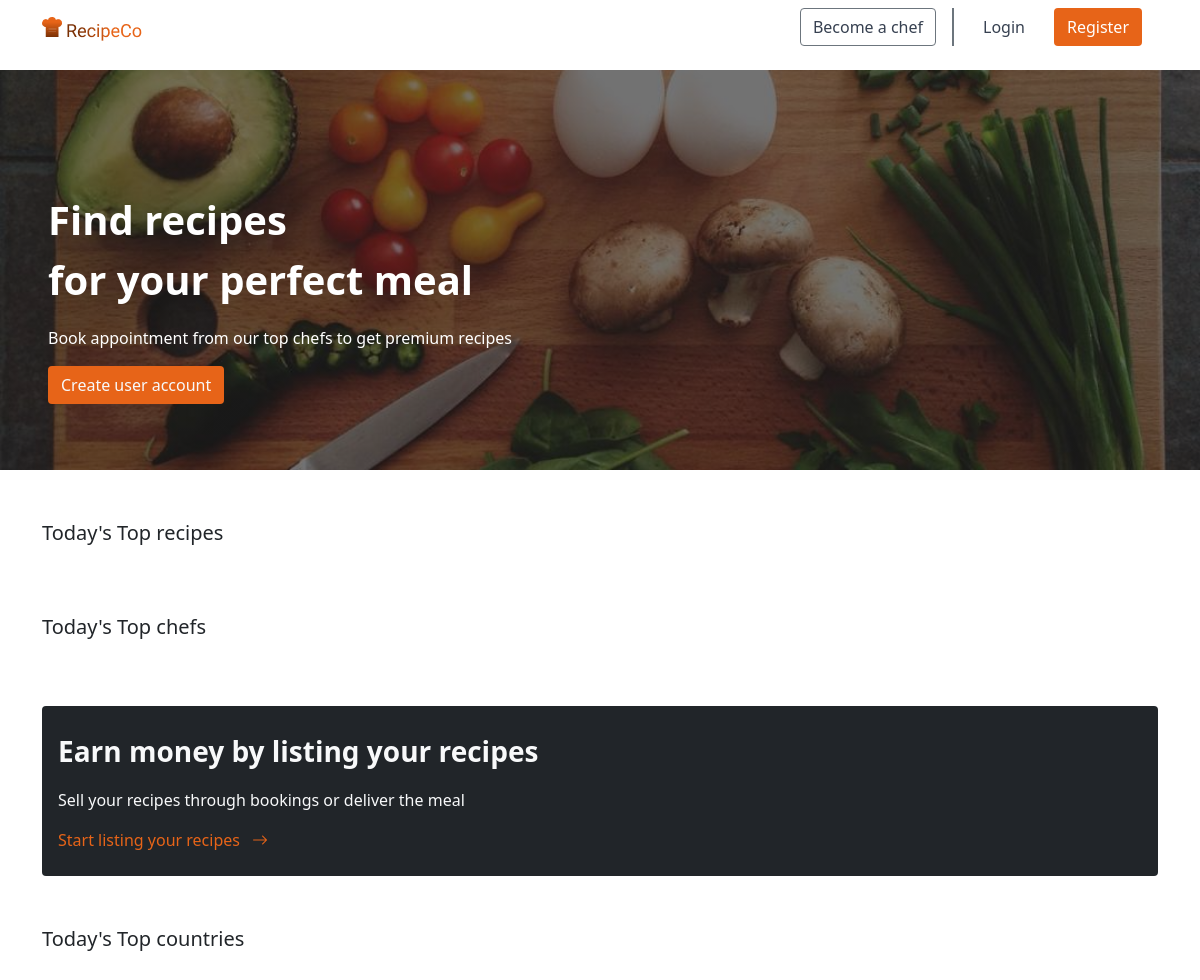
The app's page /, older data.
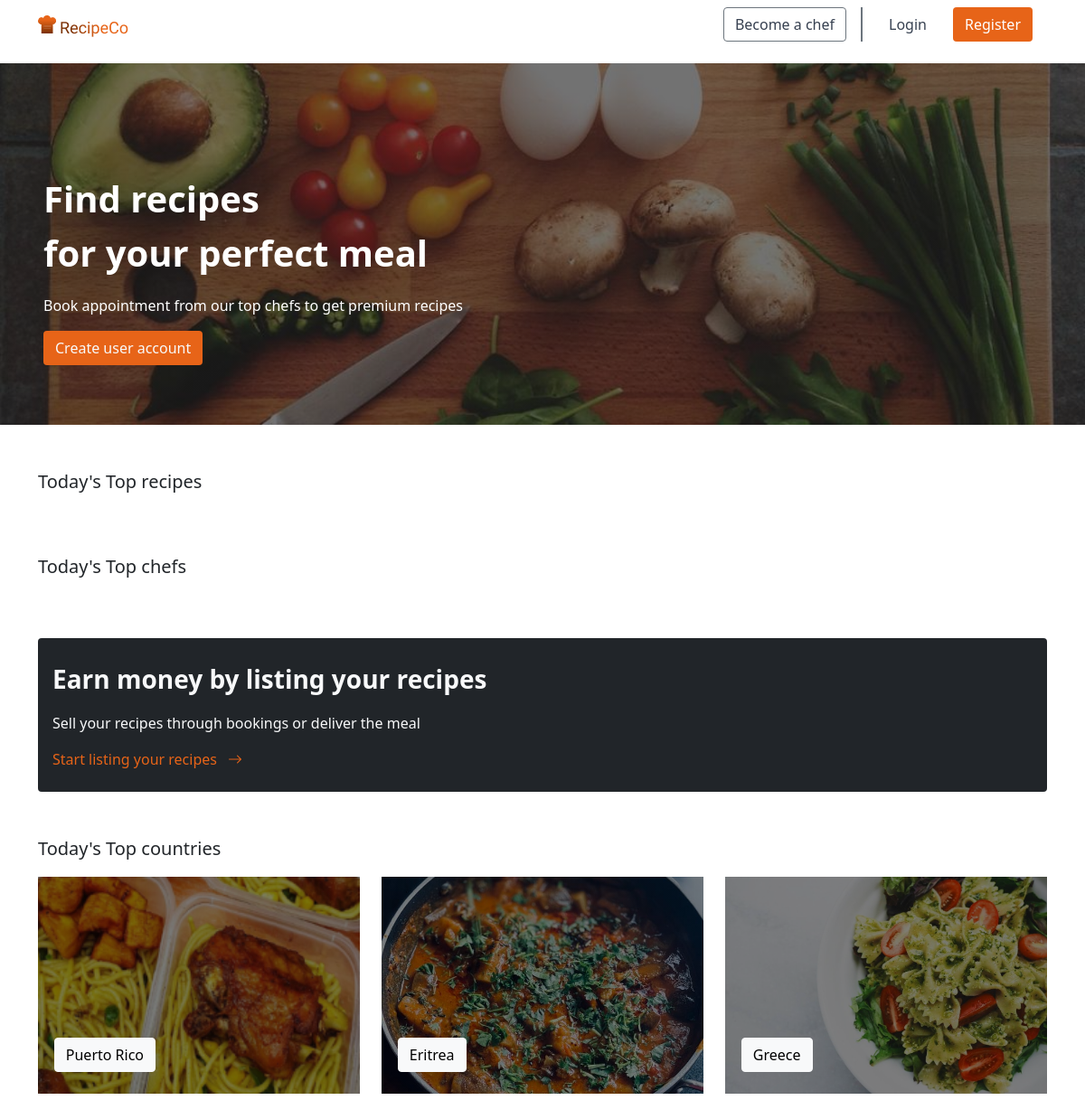
The same page, newer data.
### chef_management_app/models.py (models this page shows)
class Country(models.Model):
    id = models.AutoField(primary_key=True)
    name = models.CharField(max_length=255)
    image = models.CharField(max_length=255)
    continent_id = models.ForeignKey(Continent, on_delete=models.CASCADE)
    objects = models.Manager()

### chef_management_app/views/homeView.py (the view, shortened to what this page needs)
# urls.py: path('', homeView.HomePage, name="home"),
def HomePage(request):
    recipes = Recipe.objects.all().order_by("?")[:4]
    chefusers = ChefUser.objects.all().order_by("?")[:4]
    countries = Country.objects.all().order_by("?")[:3]
    recipes_ratings = []
    return render(
        request,
        "home/welcome.html",
        {"recipes": recipes_ratings, "countries": countries, "chefusers": chefusers},
    )

### chef_management_app/templates/home/welcome.html (shortened to what this page needs)
{% extends 'home/layout.html' %}
{% block main_content %}
    {% include "./landing_page_navbar.html" %}
    <div class="my-3 mb-5">
        <div class="hero-image">
            <div class="hero-text px-5">
                <p class="fs-1 fw-bold">Find recipes <br>for your perfect meal</p>
                <p>Book appointment from our top chefs to get premium recipes</p>
                <a href="{% url 'user_register' %}" class="auth-btn text-light">Create user account</a>
            </div>
        </div>
    </div>
    <div class="container mb-5">
        <p class="fs-5">Today's Top recipes</p>
    </div>
     <div class="container mb-5">
        <p class="fs-5">Today's Top chefs</p>
    </div>
     <div class="container mb-5">
        <div class="bg-dark px-3 py-4 rounded text-light">
            <p class="fs-3 fw-bold">Earn money by listing your recipes</p>
            <p>Sell your recipes through bookings or deliver the meal</p>
            <a  href="{% url 'chef_register' %}" class="auth-link">
                Start listing your recipes
                <i class="ms-2 bi bi-arrow-right"></i>
            </a>
        </div>
    </div>
    <div class="container mb-5">
        <p class="fs-5">Today's Top countries</p>
        <div class="row">
            {% for country in countries %}
                <div class="col-md-4">
                    <a href="{% url 'login' %}" class="text-decoration-none">
                        <div  style=" background-image: linear-gradient(rgba(0, 0, 0, 0.5), rgba(0, 0, 0, 0.5)), url('../media/{{ country.image }}') ; height: 240px; background-position: center; background-repeat: no-repeat; background-size: cover;  position: relative;">
                            <bottom href="" class="btn btn-light subhero-btn">
                                {{ country.name }}
                            </bottom>
                        </div>
                    </a>
                </div>
            {% endfor %}
        </div>
    </div>
{% endblock main_content %}

### chef_management_app/templates/home/layout.html (shortened to what this page needs)
{% load static %}
<!DOCTYPE html>
<html lang="en">
    <head>
        <link rel="stylesheet" href="https://cdnjs.cloudflare.com/ajax/libs/font-awesome/4.7.0/css/font-awesome.min.css">
        <link href="https://cdn.jsdelivr.net/npm/bootstrap@5.0.2/dist/css/bootstrap.min.css" rel="stylesheet">
        <link rel="stylesheet" href="https://cdn.jsdelivr.net/npm/bootstrap-icons@1.5.0/font/bootstrap-icons.css">
        <link rel="stylesheet" href="{% static "dist/css/site.css" %}">
    </head>
    <body>
            <main role="main">
                {% block main_content %}{% endblock main_content %}
            </main>
    </body>
</html>

### chef_management_app/templates/home/landing_page_navbar.html (shortened to what this page needs)
<div class="container">
    <div class="desktop">
        <div class="d-flex py-2 align-items-end justify-content-between">
            <div>
                <a href="/">
                    <img src="../../static/dist/img/Logo/Logo.png" alt="RecipeCo logo">
                </a>
            </div>
            <div class="d-flex">
                <div class=" me-3">
                    <a href="{% url 'chef_register' %}" class="dd-link btn btn-outline-secondary">Become a chef</a>
                </div>
                <div class="me-3 border border-secondary"></div>
                <div class="me-3">
                    <a href="{% url 'login' %}" class="dd-link btn auth-link"> Login </a>
                </div>
                <div class="me-3">
                    <a href="{% url 'user_register' %}" class="text-white btn auth-btn ">Register</a>
                </div>
            </div>
        </div>
    </div>
</div>

### chef_management_app/templates/home/welcome.html (style rules this page uses)
img { border-radius: 6px 6px 0px 0px; }

Row changes from the older to the newer data that the page shows:
added Country: image (placeholder picture), name "Puerto Rico"
added Country: image (picture), name "Eritrea"
added Country: image (picture), name "Greece"
